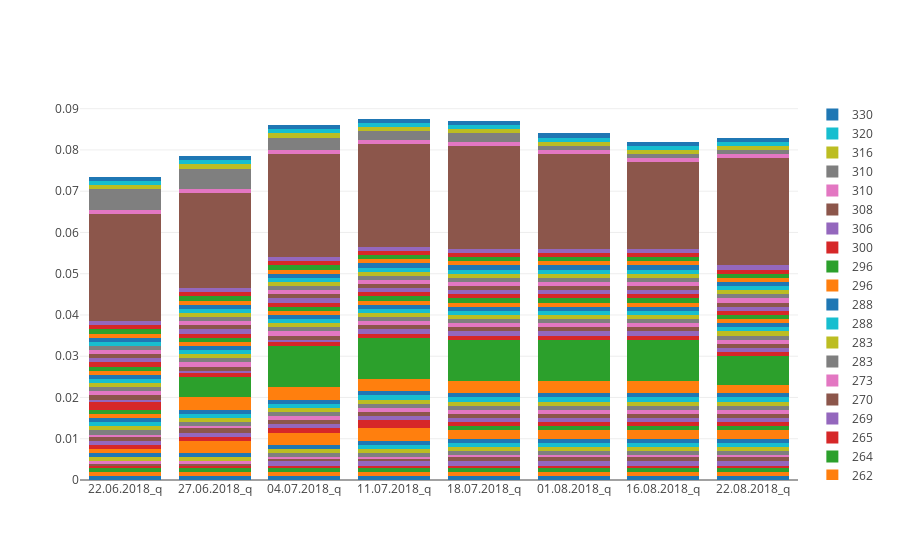

Notebook code for this chart:
### Code cell
# check plot time series data from DG seepage measurement data

# extract data fields from zip of data and append to plot data as traces
dataPanda = []
for data in dg_data:
    trace = go.Bar(x = data[0], y = data[1], name=data[2][0])
    dataPanda.append(trace) 

layout = go.Layout(
    barmode='stack'
)

fig = go.Figure(data=dataPanda, layout=layout)
plotly.iplot(fig, filename='stacked-bar')
